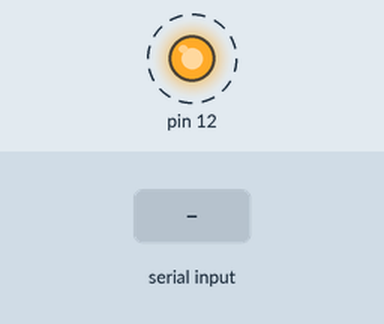
Bench run of a program on a simulated Raspberry Pi (header pin numbers). Parts: output pins drawn as LEDs (lit = HIGH). Dashed ring = blinking. The test bench sets the inputs (shaded band). What the program prints to the terminal is not drawn.

Above: at 1.2 s.
1.3 s: "yes" typed at the terminal, then Enter
Timing chart, 0 to 27.5 s (numbered marks = the images above; inputs shaded):
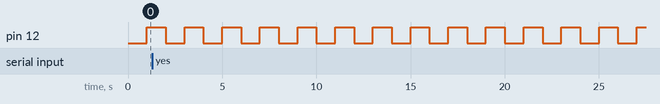

The program:

blink.py
```python
#!/usr/bin/python3

#please connect an led negative terminal to the pin 12 and positive to
#3.3V output pin
#make sure resistor is added

#import necessary libraries
import RPi.GPIO as GPIO
import time
import sys


#gpio setup
GPIO.setmode(GPIO.BOARD)
GPIO.setup(12,GPIO.OUT)


#blink
loop=1
while loop==1:
	print('loop is on')
	for i in range(0,10):
		GPIO.output(12,0)
		print('the led should be on')
		time.sleep(1)
		GPIO.output(12,1)
		print('the led should be off')
		time.sleep(1)
	print('loop is off')
	print('continue looping?')
	i=input()
	if i=='yes':
		loop=1
	else:
		loop=0


print('loop is broken')
GPIO.cleanup()
print('GPIO is cleaned')
sys.exit(1)
```

Measured:
- by itself, pin 12: alternates HIGH for 1.0 s and LOW for 1.0 s
